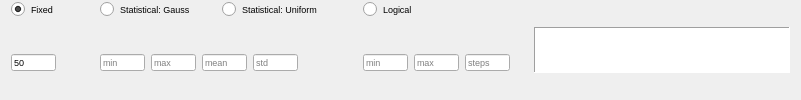
              <widget class="QFrame" name="frame_7">
               <property name="frameShape">
                <enum>QFrame::NoFrame</enum>
               </property>
               <property name="frameShadow">
                <enum>QFrame::Plain</enum>
               </property>
               <layout class="QHBoxLayout" name="horizontalLayout_5">
                <property name="topMargin">
                 <number>0</number>
                </property>
                <property name="bottomMargin">
                 <number>0</number>
                </property>
                <item>
                 <widget class="QFrame" name="frame_8">
                  <property name="frameShape">
                   <enum>QFrame::NoFrame</enum>
                  </property>
                  <property name="frameShadow">
                   <enum>QFrame::Plain</enum>
                  </property>
                  <layout class="QGridLayout" name="gridLayout_4">
                   <property name="leftMargin">
                    <number>0</number>
                   </property>
                   <property name="topMargin">
                    <number>0</number>
                   </property>
                   <property name="bottomMargin">
                    <number>0</number>
                   </property>
                   <item row="1" column="0">
                    <widget class="QFrame" name="frame_9">
                     <property name="frameShape">
                      <enum>QFrame::NoFrame</enum>
                     </property>
                     <property name="frameShadow">
                      <enum>QFrame::Plain</enum>
                     </property>
                     <layout class="QHBoxLayout" name="horizontalLayout_6">
                      <property name="leftMargin">
                       <number>0</number>
                      </property>
                      <property name="topMargin">
                       <number>0</number>
                      </property>
                      <property name="bottomMargin">
                       <number>0</number>
                      </property>
                      <item>
                       <widget class="QLineEdit" name="txt_fix_chl">
                        <property name="maximumSize">
                         <size>
                          <width>45</width>
                          <height>17</height>
                         </size>
                        </property>
                        <property name="font">
                         <font>
                          <pointsize>7</pointsize>
                         </font>
                        </property>
                        <property name="text">
                         <string>50</string>
                        </property>
                        <property name="placeholderText">
                         <string>value</string>
                        </property>
                       </widget>
                      </item>
                      <item>
                       <spacer name="horizontalSpacer_9">
                        <property name="orientation">
                         <enum>Qt::Horizontal</enum>
                        </property>
                        <property name="sizeType">
                         <enum>QSizePolicy::Maximum</enum>
                        </property>
                        <property name="sizeHint" stdset="0">
                         <size>
                          <width>20</width>
                          <height>20</height>
                         </size>
                        </property>
                       </spacer>
                      </item>
                     </layout>
                    </widget>
                   </item>
                   <item row="1" column="3">
                    <widget class="QFrame" name="frame_10">
                     <property name="frameShape">
                      <enum>QFrame::NoFrame</enum>
                     </property>
                     <property name="frameShadow">
                      <enum>QFrame::Plain</enum>
                     </property>
                     <layout class="QHBoxLayout" name="horizontalLayout_7">
                      <property name="leftMargin">
                       <number>0</number>
                      </property>
                      <property name="topMargin">
                       <number>0</number>
                      </property>
                      <property name="bottomMargin">
                       <number>0</number>
                      </property>
                      <item>
                       <widget class="QLineEdit" name="txt_log_min_chl">
                        <property name="maximumSize">
                         <size>
                          <width>45</width>
                          <height>17</height>
                         </size>
                        </property>
                        <property name="font">
                         <font>
                          <pointsize>7</pointsize>
                         </font>
                        </property>
                        <property name="placeholderText">
                         <string>min</string>
                        </property>
                       </widget>
                      </item>
                      <item>
                       <widget class="QLineEdit" name="txt_log_max_chl">
                        <property name="maximumSize">
                         <size>
                          <width>45</width>
                          <height>17</height>
                         </size>
                        </property>
                        <property name="font">
                         <font>
                          <pointsize>7</pointsize>
                         </font>
                        </property>
                        <property name="placeholderText">
                         <string>max</string>
                        </property>
                       </widget>
                      </item>
                      <item>
                       <widget class="QLineEdit" name="txt_log_steps_chl">
                        <property name="maximumSize">
                         <size>
                          <width>45</width>
                          <height>17</height>
                         </size>
                        </property>
                        <property name="font">
                         <font>
                          <pointsize>7</pointsize>
                         </font>
                        </property>
                        <property name="placeholderText">
                         <string>steps</string>
                        </property>
                       </widget>
                      </item>
                     </layout>
                    </widget>
                   </item>
                   <item row="1" column="1">
                    <widget class="QFrame" name="frame_12">
                     <property name="frameShape">
                      <enum>QFrame::NoFrame</enum>
                     </property>
                     <property name="frameShadow">
                      <enum>QFrame::Plain</enum>
                     </property>
                     <layout class="QHBoxLayout" name="horizontalLayout_67">
                      <property name="leftMargin">
                       <number>9</number>
                      </property>
                      <property name="topMargin">
                       <number>0</number>
                      </property>
                      <property name="bottomMargin">
                       <number>0</number>
                      </property>
                      <item>
                       <widget class="QLineEdit" name="txt_gauss_min_chl">
                        <property name="maximumSize">
                         <size>
                          <width>45</width>
                          <height>17</height>
                         </size>
                        </property>
                        <property name="font">
                         <font>
                          <pointsize>7</pointsize>
                         </font>
                        </property>
                        <property name="placeholderText">
                         <string>min</string>
                        </property>
                       </widget>
                      </item>
                      <item>
                       <widget class="QLineEdit" name="txt_gauss_max_chl">
                        <property name="maximumSize">
                         <size>
                          <width>45</width>
                          <height>17</height>
                         </size>
                        </property>
                        <property name="font">
                         <font>
                          <pointsize>7</pointsize>
                         </font>
                        </property>
                        <property name="placeholderText">
                         <string>max</string>
                        </property>
                       </widget>
                      </item>
                      <item>
                       <widget class="QLineEdit" name="txt_gauss_mean_chl">
                        <property name="maximumSize">
                         <size>
                          <width>45</width>
                          <height>17</height>
                         </size>
                        </property>
                        <property name="font">
                         <font>
                          <pointsize>7</pointsize>
                         </font>
                        </property>
                        <property name="placeholderText">
                         <string>mean</string>
                        </property>
                       </widget>
                      </item>
                      <item>
                       <widget class="QLineEdit" name="txt_gauss_std_chl">
                        <property name="maximumSize">
                         <size>
                          <width>45</width>
                          <height>17</height>
                         </size>
                        </property>
                        <property name="font">
                         <font>
                          <pointsize>7</pointsize>
                         </font>
                        </property>
                        <property name="placeholderText">
                         <string>std</string>
                        </property>
                       </widget>
                      </item>
                      <item>
                       <spacer name="horizontalSpacer_10">
                        <property name="orientation">
                         <enum>Qt::Horizontal</enum>
                        </property>
                        <property name="sizeType">
                         <enum>QSizePolicy::Maximum</enum>
                        </property>
                        <property name="sizeHint" stdset="0">
                         <size>
                          <width>50</width>
                          <height>20</height>
                         </size>
                        </property>
                       </spacer>
                      </item>
                     </layout>
                    </widget>
                   </item>
                   <item row="0" column="1">
                    <widget class="QFrame" name="frame_11">
                     <property name="frameShape">
                      <enum>QFrame::NoFrame</enum>
                     </property>
                     <property name="frameShadow">
                      <enum>QFrame::Plain</enum>
                     </property>
                     <layout class="QHBoxLayout" name="horizontalLayout_8">
                      <property name="topMargin">
                       <number>0</number>
                      </property>
                      <property name="bottomMargin">
                       <number>0</number>
                      </property>
                      <item>
                       <widget class="QRadioButton" name="radio_gauss_chl">
                        <property name="font">
                         <font>
                          <pointsize>7</pointsize>
                         </font>
                        </property>
                        <property name="text">
                         <string>Statistical: Gauss</string>
                        </property>
                        <attribute name="buttonGroup">
                         <string notr="true">buttonGroup_10</string>
                        </attribute>
                       </widget>
                      </item>
                      <item>
                       <widget class="QRadioButton" name="radio_uni_chl">
                        <property name="font">
                         <font>
                          <pointsize>7</pointsize>
                         </font>
                        </property>
                        <property name="text">
                         <string>Statistical: Uniform</string>
                        </property>
                        <attribute name="buttonGroup">
                         <string notr="true">buttonGroup_10</string>
                        </attribute>
                       </widget>
                      </item>
                      <item>
                       <spacer name="horizontalSpacer_5">
                        <property name="orientation">
                         <enum>Qt::Horizontal</enum>
                        </property>
                        <property name="sizeType">
                         <enum>QSizePolicy::Maximum</enum>
                        </property>
                        <property name="sizeHint" stdset="0">
                         <size>
                          <width>10</width>
                          <height>20</height>
                         </size>
                        </property>
                       </spacer>
                      </item>
                     </layout>
                    </widget>
                   </item>
                   <item row="0" column="0">
                    <widget class="QRadioButton" name="radio_fix_chl">
                     <property name="font">
                      <font>
                       <pointsize>7</pointsize>
                      </font>
                     </property>
                     <property name="text">
                      <string>Fixed</string>
                     </property>
                     <property name="iconSize">
                      <size>
                       <width>12</width>
                       <height>12</height>
                      </size>
                     </property>
                     <property name="checked">
                      <bool>true</bool>
                     </property>
                     <attribute name="buttonGroup">
                      <string notr="true">buttonGroup_10</string>
                     </attribute>
                    </widget>
                   </item>
                   <item row="0" column="3">
                    <widget class="QRadioButton" name="radio_log_chl">
                     <property name="font">
                      <font>
                       <pointsize>7</pointsize>
                      </font>
                     </property>
                     <property name="text">
                      <string>Logical</string>
                     </property>
                     <attribute name="buttonGroup">
                      <string notr="true">buttonGroup_10</string>
                     </attribute>
                    </widget>
                   </item>
                  </layout>
                 </widget>
                </item>
                <item>
                 <widget class="PlotWidget" name="viewChl">
                  <property name="sizePolicy">
                   <sizepolicy hsizetype="Expanding" vsizetype="Fixed">
                    <horstretch>0</horstretch>
                    <verstretch>0</verstretch>
                   </sizepolicy>
                  </property>
                  <property name="maximumSize">
                   <size>
                    <width>16777215</width>
                    <height>46</height>
                   </size>
                  </property>
                  <property name="styleSheet">
                   <string notr="true">border-right-color: rgb(255, 255, 127);</string>
                  </property>
                  <property name="frameShape">
                   <enum>QFrame::Panel</enum>
                  </property>
                 </widget>
                </item>
               </layout>
              </widget>
